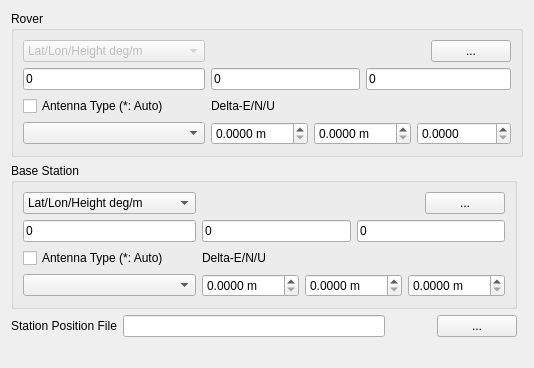
     <widget class="QWidget" name="TabSheet5">
      <property name="toolTip">
       <string/>
      </property>
      <attribute name="title">
       <string>&amp;Positions</string>
      </attribute>
      <layout class="QGridLayout" name="gridLayout_13">
       <item row="5" column="2">
        <widget class="QPushButton" name="BtnStaPosView">
         <property name="enabled">
          <bool>true</bool>
         </property>
         <property name="toolTip">
          <string/>
         </property>
         <property name="text">
          <string/>
         </property>
         <property name="icon">
          <iconset resource="../rtkconv_qt/rtkconv_qt.qrc">
           <normaloff>:/buttons/doc.bmp</normaloff>:/buttons/doc.bmp</iconset>
         </property>
         <property name="flat">
          <bool>true</bool>
         </property>
        </widget>
       </item>
       <item row="5" column="3">
        <widget class="QPushButton" name="BtnStaPosFile">
         <property name="enabled">
          <bool>true</bool>
         </property>
         <property name="palette">
          <palette>
           <active>
            <colorrole role="WindowText">
             <brush brushstyle="SolidPattern">
              <color alpha="255">
               <red>0</red>
               <green>0</green>
               <blue>0</blue>
              </color>
             </brush>
            </colorrole>
           </active>
           <inactive>
            <colorrole role="WindowText">
             <brush brushstyle="SolidPattern">
              <color alpha="255">
               <red>0</red>
               <green>0</green>
               <blue>0</blue>
              </color>
             </brush>
            </colorrole>
           </inactive>
           <disabled>
            <colorrole role="WindowText">
             <brush brushstyle="SolidPattern">
              <color alpha="255">
               <red>0</red>
               <green>0</green>
               <blue>0</blue>
              </color>
             </brush>
            </colorrole>
           </disabled>
          </palette>
         </property>
         <property name="toolTip">
          <string/>
         </property>
         <property name="text">
          <string>...</string>
         </property>
         <property name="flat">
          <bool>false</bool>
         </property>
        </widget>
       </item>
       <item row="5" column="1">
        <widget class="QLineEdit" name="StaPosFile">
         <property name="enabled">
          <bool>true</bool>
         </property>
         <property name="toolTip">
          <string/>
         </property>
         <property name="text">
          <string/>
         </property>
        </widget>
       </item>
       <item row="6" column="0" colspan="4">
        <widget class="QLabel" name="Label4">
         <property name="enabled">
          <bool>true</bool>
         </property>
         <property name="sizePolicy">
          <sizepolicy hsizetype="Preferred" vsizetype="Fixed">
           <horstretch>0</horstretch>
           <verstretch>0</verstretch>
          </sizepolicy>
         </property>
         <property name="toolTip">
          <string/>
         </property>
         <property name="text">
          <string/>
         </property>
        </widget>
       </item>
       <item row="5" column="0">
        <widget class="QLabel" name="Label30">
         <property name="enabled">
          <bool>true</bool>
         </property>
         <property name="toolTip">
          <string/>
         </property>
         <property name="text">
          <string>Station Position File</string>
         </property>
        </widget>
       </item>
       <item row="4" column="0" colspan="4">
        <widget class="QGroupBox" name="GroupRefAnt">
         <property name="sizePolicy">
          <sizepolicy hsizetype="Preferred" vsizetype="Fixed">
           <horstretch>0</horstretch>
           <verstretch>0</verstretch>
          </sizepolicy>
         </property>
         <property name="toolTip">
          <string/>
         </property>
         <property name="title">
          <string>Base Station</string>
         </property>
         <layout class="QGridLayout" name="gridLayout_6">
          <item row="0" column="0">
           <widget class="QComboBox" name="RefPosType">
            <property name="enabled">
             <bool>true</bool>
            </property>
            <property name="toolTip">
             <string/>
            </property>
            <item>
             <property name="text">
              <string>Lat/Lon/Height deg/m</string>
             </property>
            </item>
            <item>
             <property name="text">
              <string>Lat/Lon/Height dms/m</string>
             </property>
            </item>
            <item>
             <property name="text">
              <string>X/Y/Z-ECEF m</string>
             </property>
            </item>
            <item>
             <property name="text">
              <string>Average of Single Position</string>
             </property>
            </item>
            <item>
             <property name="text">
              <string>Get from Position File</string>
             </property>
            </item>
            <item>
             <property name="text">
              <string>RINEX Header Position</string>
             </property>
            </item>
           </widget>
          </item>
          <item row="0" column="5">
           <widget class="QPushButton" name="BtnRefPos">
            <property name="enabled">
             <bool>true</bool>
            </property>
            <property name="toolTip">
             <string/>
            </property>
            <property name="text">
             <string>...</string>
            </property>
            <property name="flat">
             <bool>false</bool>
            </property>
           </widget>
          </item>
          <item row="1" column="0">
           <widget class="QLineEdit" name="RefPos1">
            <property name="enabled">
             <bool>true</bool>
            </property>
            <property name="toolTip">
             <string/>
            </property>
            <property name="text">
             <string>0</string>
            </property>
           </widget>
          </item>
          <item row="1" column="1" colspan="2">
           <widget class="QLineEdit" name="RefPos2">
            <property name="enabled">
             <bool>true</bool>
            </property>
            <property name="toolTip">
             <string/>
            </property>
            <property name="text">
             <string>0</string>
            </property>
           </widget>
          </item>
          <item row="1" column="3" colspan="3">
           <widget class="QLineEdit" name="RefPos3">
            <property name="enabled">
             <bool>true</bool>
            </property>
            <property name="toolTip">
             <string/>
            </property>
            <property name="text">
             <string>0</string>
            </property>
           </widget>
          </item>
          <item row="3" column="0">
           <widget class="QComboBox" name="RefAnt">
            <property name="enabled">
             <bool>true</bool>
            </property>
            <property name="toolTip">
             <string/>
            </property>
           </widget>
          </item>
          <item row="2" column="0">
           <widget class="QCheckBox" name="RefAntPcv">
            <property name="toolTip">
             <string/>
            </property>
            <property name="text">
             <string>Antenna Type (*: Auto)</string>
            </property>
            <property name="checked">
             <bool>false</bool>
            </property>
           </widget>
          </item>
          <item row="2" column="1">
           <widget class="QLabel" name="LabelRefAntD">
            <property name="enabled">
             <bool>true</bool>
            </property>
            <property name="toolTip">
             <string/>
            </property>
            <property name="text">
             <string>Delta-E/N/U</string>
            </property>
           </widget>
          </item>
          <item row="3" column="1">
           <widget class="QDoubleSpinBox" name="RefAntE">
            <property name="suffix">
             <string> m</string>
            </property>
            <property name="decimals">
             <number>4</number>
            </property>
            <property name="maximum">
             <double>1000.000000000000000</double>
            </property>
           </widget>
          </item>
          <item row="3" column="2" colspan="2">
           <widget class="QDoubleSpinBox" name="RefAntN">
            <property name="suffix">
             <string> m</string>
            </property>
            <property name="decimals">
             <number>4</number>
            </property>
            <property name="maximum">
             <double>1000.000000000000000</double>
            </property>
           </widget>
          </item>
          <item row="3" column="4" colspan="2">
           <widget class="QDoubleSpinBox" name="RefAntU">
            <property name="suffix">
             <string> m</string>
            </property>
            <property name="decimals">
             <number>4</number>
            </property>
            <property name="maximum">
             <double>1000.000000000000000</double>
            </property>
           </widget>
          </item>
         </layout>
        </widget>
       </item>
       <item row="0" column="0" rowspan="2" colspan="5">
        <widget class="QGroupBox" name="GroupRovAnt">
         <property name="sizePolicy">
          <sizepolicy hsizetype="Preferred" vsizetype="Fixed">
           <horstretch>0</horstretch>
           <verstretch>0</verstretch>
          </sizepolicy>
         </property>
         <property name="toolTip">
          <string/>
         </property>
         <property name="title">
          <string>Rover</string>
         </property>
         <layout class="QGridLayout" name="gridLayout_7">
          <item row="0" column="0">
           <widget class="QComboBox" name="RovPosType">
            <property name="enabled">
             <bool>false</bool>
            </property>
            <property name="toolTip">
             <string/>
            </property>
            <item>
             <property name="text">
              <string>Lat/Lon/Height deg/m</string>
             </property>
            </item>
            <item>
             <property name="text">
              <string>Lat/Lon/Height dms/m</string>
             </property>
            </item>
            <item>
             <property name="text">
              <string>X/Y/Z-ECEF m</string>
             </property>
            </item>
            <item>
             <property name="text">
              <string>Average of Single Pos</string>
             </property>
            </item>
            <item>
             <property name="text">
              <string>Get from Position File</string>
             </property>
            </item>
            <item>
             <property name="text">
              <string>RINEX Header Position</string>
             </property>
            </item>
           </widget>
          </item>
          <item row="0" column="5">
           <widget class="QPushButton" name="BtnRovPos">
            <property name="enabled">
             <bool>true</bool>
            </property>
            <property name="toolTip">
             <string/>
            </property>
            <property name="text">
             <string>...</string>
            </property>
            <property name="flat">
             <bool>false</bool>
            </property>
           </widget>
          </item>
          <item row="1" column="0">
           <widget class="QLineEdit" name="RovPos1">
            <property name="enabled">
             <bool>true</bool>
            </property>
            <property name="toolTip">
             <string/>
            </property>
            <property name="text">
             <string>0</string>
            </property>
           </widget>
          </item>
          <item row="1" column="1" colspan="2">
           <widget class="QLineEdit" name="RovPos2">
            <property name="enabled">
             <bool>true</bool>
            </property>
            <property name="toolTip">
             <string/>
            </property>
            <property name="text">
             <string>0</string>
            </property>
           </widget>
          </item>
          <item row="1" column="3" colspan="3">
           <widget class="QLineEdit" name="RovPos3">
            <property name="enabled">
             <bool>true</bool>
            </property>
            <property name="toolTip">
             <string/>
            </property>
            <property name="text">
             <string>0</string>
            </property>
           </widget>
          </item>
          <item row="4" column="0">
           <widget class="QComboBox" name="RovAnt">
            <property name="enabled">
             <bool>true</bool>
            </property>
            <property name="toolTip">
             <string/>
            </property>
           </widget>
          </item>
          <item row="4" column="1">
           <widget class="QDoubleSpinBox" name="RovAntE">
            <property name="suffix">
             <string> m</string>
            </property>
            <property name="decimals">
             <number>4</number>
            </property>
            <property name="maximum">
             <double>1000.000000000000000</double>
            </property>
           </widget>
          </item>
          <item row="2" column="0">
           <widget class="QCheckBox" name="RovAntPcv">
            <property name="toolTip">
             <string/>
            </property>
            <property name="text">
             <string>Antenna Type (*: Auto)</string>
            </property>
            <property name="checked">
             <bool>false</bool>
            </property>
           </widget>
          </item>
          <item row="2" column="1">
           <widget class="QLabel" name="LabelRovAntD">
            <property name="enabled">
             <bool>true</bool>
            </property>
            <property name="toolTip">
             <string/>
            </property>
            <property name="text">
             <string>Delta-E/N/U</string>
            </property>
           </widget>
          </item>
          <item row="4" column="2" colspan="2">
           <widget class="QDoubleSpinBox" name="RovAntN">
            <property name="suffix">
             <string> m</string>
            </property>
            <property name="decimals">
             <number>4</number>
            </property>
            <property name="maximum">
             <double>1000.000000000000000</double>
            </property>
           </widget>
          </item>
          <item row="4" column="4" colspan="2">
           <widget class="QDoubleSpinBox" name="RovAntU">
            <property name="decimals">
             <number>4</number>
            </property>
            <property name="maximum">
             <double>1000.000000000000000</double>
            </property>
           </widget>
          </item>
         </layout>
        </widget>
       </item>
      </layout>
     </widget>
